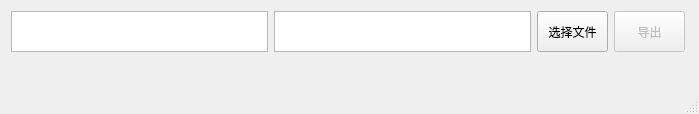
<?xml version="1.0" encoding="UTF-8"?>
<ui version="4.0">
 <class>MainWindow</class>
 <widget class="QMainWindow" name="MainWindow">
  <property name="geometry">
   <rect>
    <x>0</x>
    <y>0</y>
    <width>699</width>
    <height>114</height>
   </rect>
  </property>
  <property name="windowTitle">
   <string>MainWindow</string>
  </property>
  <widget class="QWidget" name="centralwidget">
   <widget class="QWidget" name="layoutWidget">
    <property name="geometry">
     <rect>
      <x>11</x>
      <y>10</y>
      <width>674</width>
      <height>43</height>
     </rect>
    </property>
    <layout class="QHBoxLayout" name="horizontalLayout">
     <item>
      <widget class="QTextEdit" name="listWidget_outPath">
       <property name="minimumSize">
        <size>
         <width>221</width>
         <height>41</height>
        </size>
       </property>
       <property name="maximumSize">
        <size>
         <width>411</width>
         <height>41</height>
        </size>
       </property>
      </widget>
     </item>
     <item>
      <widget class="QTextEdit" name="listWidget_ver">
       <property name="minimumSize">
        <size>
         <width>221</width>
         <height>41</height>
        </size>
       </property>
       <property name="maximumSize">
        <size>
         <width>411</width>
         <height>41</height>
        </size>
       </property>
      </widget>
     </item>
     <item>
      <widget class="QPushButton" name="pushButton_chooseFile">
       <property name="minimumSize">
        <size>
         <width>71</width>
         <height>41</height>
        </size>
       </property>
       <property name="maximumSize">
        <size>
         <width>71</width>
         <height>41</height>
        </size>
       </property>
       <property name="text">
        <string>选择文件</string>
       </property>
      </widget>
     </item>
     <item>
      <widget class="QPushButton" name="pushButton_save">
       <property name="enabled">
        <bool>false</bool>
       </property>
       <property name="minimumSize">
        <size>
         <width>71</width>
         <height>41</height>
        </size>
       </property>
       <property name="maximumSize">
        <size>
         <width>61</width>
         <height>41</height>
        </size>
       </property>
       <property name="text">
        <string>导出</string>
       </property>
      </widget>
     </item>
    </layout>
   </widget>
  </widget>
  <widget class="QMenuBar" name="menubar">
   <property name="geometry">
    <rect>
     <x>0</x>
     <y>0</y>
     <width>699</width>
     <height>26</height>
    </rect>
   </property>
  </widget>
  <widget class="QStatusBar" name="statusbar"/>
 </widget>
 <resources/>
 <connections/>
</ui>
